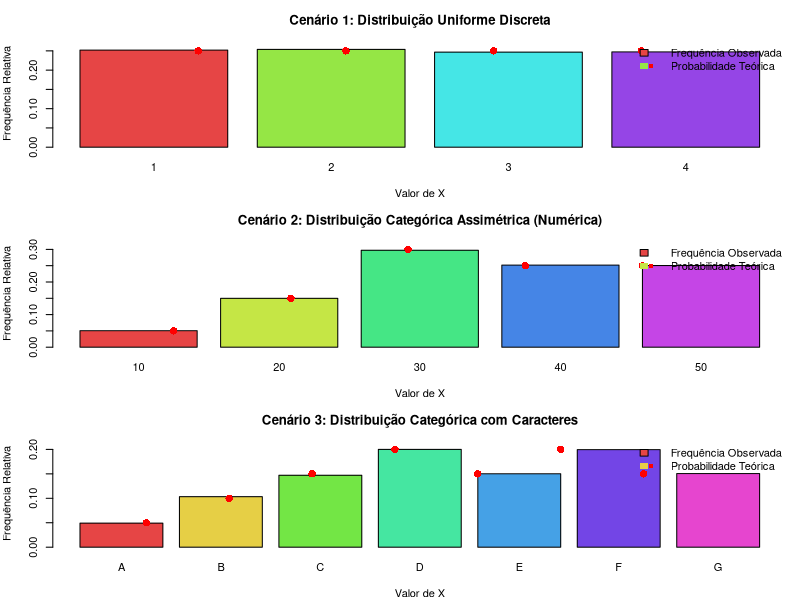

Here is the R script that generated this plot:
# Função para gerar amostras de uma distribuição categórica (rcategorica2 da fonte)
rcategorica2 <- function(n, x, p){
  # Validação de entradas
  if (length(x) != length(p)) stop("Os vetores de valores e probabilidades devem ter o mesmo comprimento.")
  if (sum(p) != 1) {
    warning("As probabilidades não somam 1. Elas serão normalizadas.")
    p <- p / sum(p)
  }
  if (any(p < 0)) stop("As probabilidades devem ser não negativas.")
  
  # Ordenar os valores e probabilidades em ordem decrescente de probabilidade
  ordem <- order(p, decreasing = TRUE)
  x_ordered <- x[ordem]
  p_ordered <- p[ordem]
  
  am <- numeric(n) # Vetor para armazenar as amostras
  acum <- cumsum(p_ordered) # Calcular as probabilidades acumuladas
  
  # Gerar n amostras
  for(i in 1:n){
    u <- runif(1) # Gerar um número aleatório uniforme
    # Encontrar a categoria correspondente
    for(j in 1:length(x_ordered)){
      if(u <= acum[j]){
        am[i] <- x_ordered[j]
        break # Sair do loop interno após encontrar a categoria
      }
    }
  }
  return(am)
}

set.seed(123) # Para reprodutibilidade

# Número de amostras para cada cenário de simulação
n_samples_sim <- 50000

# Função auxiliar para plotar comparações (adaptada da ilustração da fonte)
plot_comparison <- function(amostra, theoretical_p, title_str, x_vals) {
  # Assegurar que os níveis do fator correspondam aos valores possíveis para ordenação correta
  observed_freq <- prop.table(table(factor(amostra, levels = x_vals)))
  
  # Encontrar o máximo valor para o limite do eixo Y
  max_y <- max(max(observed_freq), max(theoretical_p)) * 1.1
  
  # Plotar o histograma das frequências observadas
  barplot(observed_freq, ylab = "Frequência Relativa", xlab = "Valor de X",
          main = title_str, col = rainbow(length(x_vals), s = 0.7, v = 0.9), ylim = c(0, max_y))
  
  # Adicionar as probabilidades teóricas como pontos para comparação
  points(x = seq_along(x_vals), y = theoretical_p, col = "red", pch = 16, cex = 1.5)
  
  # Adicionar legenda
  legend("topright", legend = c("Frequência Observada", "Probabilidade Teórica"),
         col = c(NA, "red"), pch = c(NA, 16), lty = c(1, NA), bty = "n",
         fill = c(rainbow(length(x_vals), s = 0.7, v = 0.9), NA), border = c("black", NA))
}

# Cenário 1: Distribuição Uniforme Discreta (quatro categorias)
cat_x_1 <- 1:4
cat_p_1 <- c(0.25, 0.25, 0.25, 0.25)
sim_amostra_1 <- rcategorica2(n_samples_sim, cat_x_1, cat_p_1)

# Cenário 2: Distribuição Categórica Assimétrica (valores numéricos distintos)
cat_x_2 <- c(10, 20, 30, 40, 50)
cat_p_2 <- c(0.05, 0.15, 0.30, 0.25, 0.25)
sim_amostra_2 <- rcategorica2(n_samples_sim, cat_x_2, cat_p_2)

# Cenário 3: Distribuição Categórica com muitos níveis e valores não numéricos
cat_x_3 <- LETTERS[1:7] # Usando letras como possíveis valores
cat_p_3 <- c(0.05, 0.1, 0.15, 0.2, 0.15, 0.2, 0.15)
sim_amostra_3 <- rcategorica2(n_samples_sim, cat_x_3, cat_p_3)

# Plotar os resultados dos três cenários
par(mfrow = c(3, 1), mar = c(4, 4, 3, 1))

plot_comparison(sim_amostra_1, cat_p_1, "Cenário 1: Distribuição Uniforme Discreta", cat_x_1)
plot_comparison(sim_amostra_2, cat_p_2, "Cenário 2: Distribuição Categórica Assimétrica (Numérica)", cat_x_2)
plot_comparison(sim_amostra_3, cat_p_3, "Cenário 3: Distribuição Categórica com Caracteres", cat_x_3)

# Restaurar as configurações gráficas
par(mfrow = c(1, 1), mar = c(5, 4, 4, 2) + 0.1)